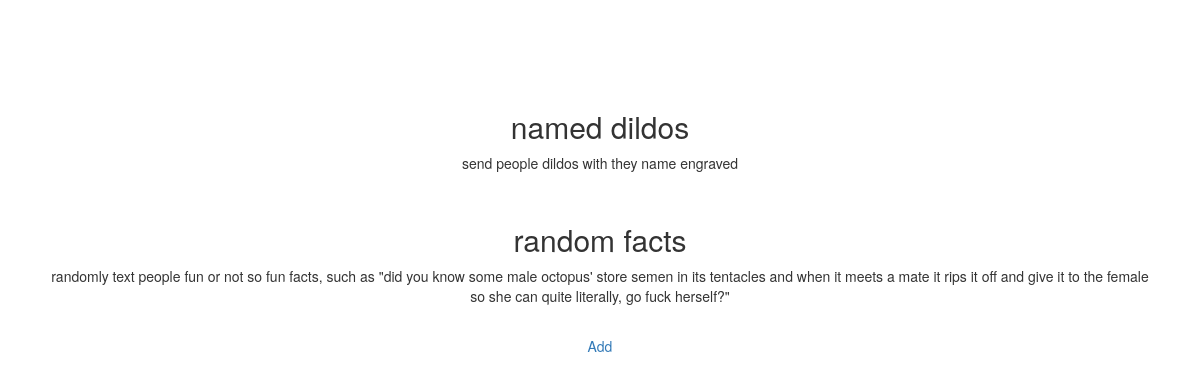
The page / on the database its author committed.
### troll/models.py (models this page shows, shortened)
class Idea(models.Model):
    session = models.ForeignKey(Session, on_delete=models.CASCADE)
    name = models.CharField(max_length=40)
    description = models.TextField()
    email = models.EmailField(null=True, blank=True)
    valid = models.BooleanField(default=False)
    likes = models.IntegerField(default=0)

### troll/views.py (the view)
# urls.py: url(r'^$', views.index, name='index'),
def index(request):
    ideas = Idea.objects.filter(valid=True)
    context = {
        'ideas': ideas
    }
    return render(request, 'index.html', context)

### troll/templates/index.html (shortened to what this page needs)
{% extends 'base.html' %}
{% load staticfiles %}
{% block body-class %}
    class="index"
{% endblock %}
{% block content %}
    <section id="idea-section">
        <div class="container">
            <div class="row">
                {% for idea in ideas %}
                    <div class="idea container-fluid text-center">
                        <div class="col-sm-12">
                            <h2>{{ idea.name }}</h2>
                        </div>
                        <div class="col-sm-12">
                            <p>{{ idea.description }}</p>
                        </div>
                    </div>
                {% endfor %}
                <div class="container-fluid text-center">
                    <a href="{% url 'troll:add' %}">Add</a>
                </div>
            </div>
        </div>
    </section>
{% endblock %}

### troll/templates/base.html (shortened to what this page needs)
<html lang="en">
<head>
    {% include 'css.html' %}
</head>
<body {% block body-class %}{% endblock %}>
{% block content %}{% endblock %}
</body>
</html>

### troll/templates/css.html (shortened to what this page needs)
{% load staticfiles %}
<link rel="stylesheet" href="https://maxcdn.bootstrapcdn.com/bootstrap/3.3.6/css/bootstrap.min.css"
>
<link rel="stylesheet" href="https://maxcdn.bootstrapcdn.com/font-awesome/4.5.0/css/font-awesome.min.css">
<link rel="stylesheet"
      href="https://cdnjs.cloudflare.com/ajax/libs/bootstrap-select/1.9.4/css/bootstrap-select.min.css">
<link rel="stylesheet" type="text/css" href="{% static 'css/styles.css' %}">

### troll/templates/js.html (shortened to what this page needs)
{% load staticfiles %}

### troll/static/css/styles.css (style rules this page uses)
@media (min-width: 767px) { section { margin-top: 90px; } }
section#idea-section .idea { margin-bottom: 20px; }

### rows shown on the page
Idea: name "named dildos", description "send people dildos with they name engraved"
Idea: name "random facts", description "randomly text people fun or not so fun facts, such as \"did you know some male octopus' store semen in its tentacles and when it meets a mate it rips it off and give it to the female so she can quite literally, go fuck herself?\""
